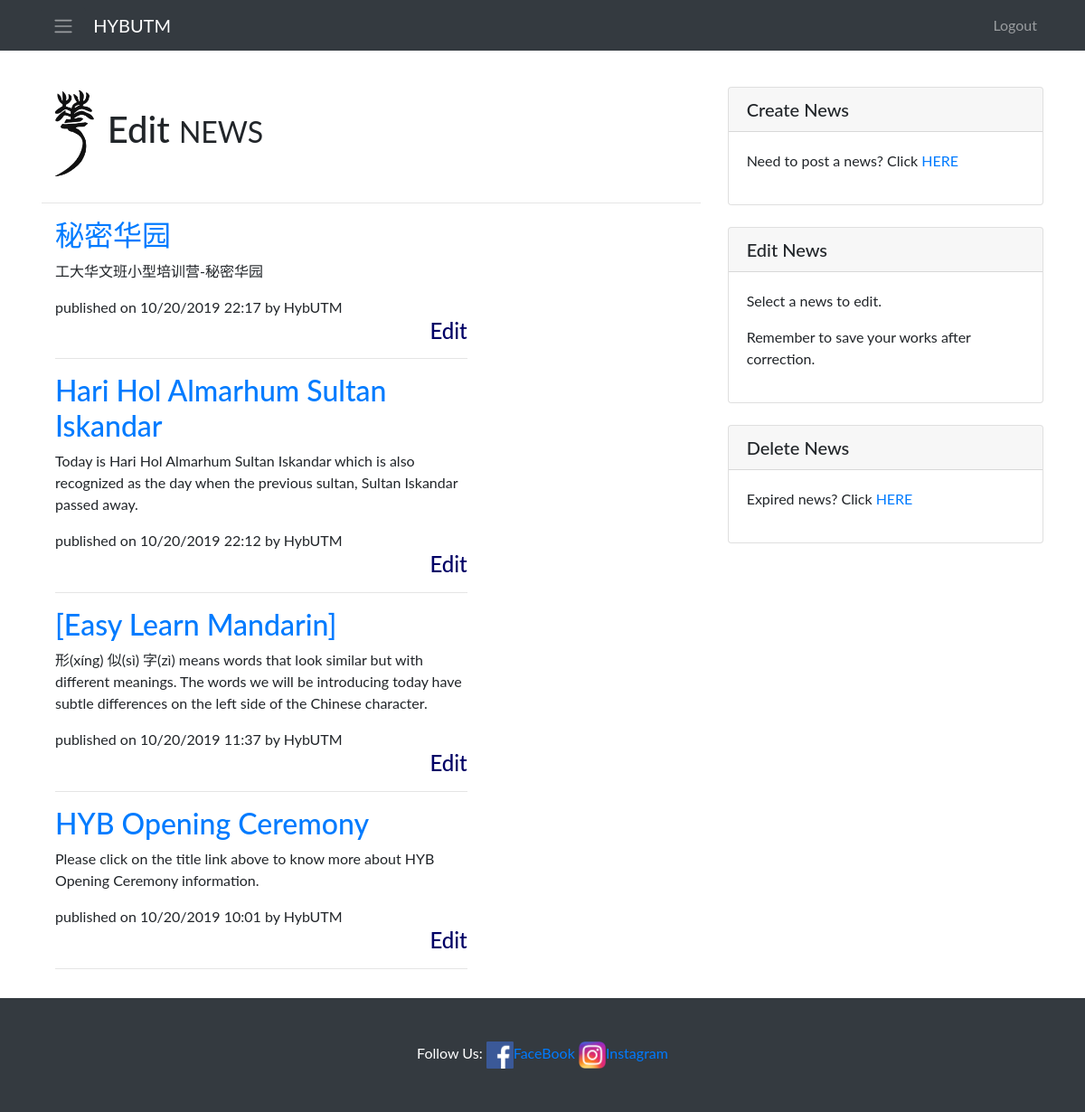
Screenshot of /News/EditNews.php with the database file from the repository.
### tables this page shows
CREATE TABLE `info_news` (
  `news_id` int(11) NOT NULL,
  `news_title` varchar(255) NOT NULL,
  `news_short_description` longtext NOT NULL,
  `news_full_content` longtext NOT NULL,
  `news_image` longblob NOT NULL,
  `news_author` varchar(120) NOT NULL,
  `news_published_on` datetime NOT NULL
);

### connectDB/functions.php (called while the page is built, shortened)
<?php
function fetchNews($conn)
{
    $request = $conn->prepare(" SELECT news_id, news_title, news_short_description, news_author, news_published_on FROM info_news ORDER BY news_published_on DESC ");
    return $request->execute() ? $request->fetchAll() : false;
}

### News/EditNews.php (the view, shortened to what this page needs)
<!DOCTYPE html>
<html lang="en">
<?php require __DIR__ . '/../connectDB/functions.php' ?>
<head>
    <link href="../startbootstrap-blog-home-gh-pages/vendor/bootstrap/css/bootstrap.min.css" rel="stylesheet">
    <link href="../startbootstrap-blog-home-gh-pages/css/blog-home.css" rel="stylesheet">
</head>
<body>
    <nav class="navbar navbar-expand-lg navbar-dark bg-dark fixed-top">
        <div class="container">
            <button class="btn btn-dark" onclick="openNav()"><i class="navbar-toggler-icon"></i></button>&nbsp;&nbsp;
            <a class="navbar-brand" href="../AdminPage.php">HYBUTM</a>
            <div class="collapse navbar-collapse" id="navbarResponsive">
                <ul class="navbar-nav ml-auto">
                    <li class="nav-item">
                        <a class="nav-link" href="../logout.php">Logout</a>
                    </li>
                </ul>
            </div>
        </div>
    </nav>
    <div id="main" class="container">
        <div class="row">
            <div class="col-md-8">
                <h1 class="my-4"><img src="../images/logo.png" style="width:10%;height:10%;">Edit
                    <small>NEWS</small>
                </h1>
                <hr>
                <div class="col-lg-8">
                    <?php
                    $dbh = connect_to_db();
                    $news = fetchNews($dbh);
                    ?>
                    <?php if ($news && !empty($news)) : ?>
                        <?php foreach ($news as $key => $article) : ?>
                            <h2><a href="Post.php?newsid=<?= $article->news_id ?>"><?= stripslashes($article->news_title) ?></a>
                            </h2>
                            <p><?= nl2br(stripslashes($article->news_short_description)) ?></p>
                            <span>published on <?= date("m/d/Y H:i", strtotime($article->news_published_on)) ?> by
                                <?= stripslashes($article->news_author) ?></span>
                            <h4 style="text-align:right;"><a style="color:rgb(0, 0, 102);" href="Edit.php?newsid=<?= $article->news_id ?>">Edit</a></h4>
                            <hr>
                        <?php endforeach ?>
                    <?php endif ?>
                </div>
            </div>
            <div class="col-md-4">
                <div class="card my-4">
                    <h5 class="card-header">Create News</h5>
                    <div class="card-body">
                        <div class="input-group">
                            <p>Need to post a news? Click <a href="CreateNews.php">HERE</a>
                        </div>
                    </div>
                </div>
                <div class="card my-4">
                    <h5 class="card-header">Edit News</h5>
                    <div class="card-body">
                        <div class="input-group">
                            <p>Select a news to edit.</p>
                            <p>Remember to save your works after correction.</p>
                        </div>
                    </div>
                </div>
                <div class="card my-4">
                    <h5 class="card-header">Delete News</h5>
                    <div class="card-body">
                        <div class="input-group">
                            <p>Expired news? Click <a href="DeleteNews.php">HERE</a>
                        </div>
                    </div>
                </div>
            </div>
        </div>
    </div>
    <footer class="py-5 bg-dark">
        <div class="container">
            <p class="m-0 text-center text-white">Follow Us:
                <a href="http://wwww.facebook.com/hybutm" target="_blank">
                    <img src="../images/fb-art.png" alt="FaceBook Page" style="width:30px;height:30px;" id="fb">FaceBook
                </a>
                <a href="https://www.instagram.com/hybutm/" target="_blank">
                    <img src="../images/ig-logo-email.png" alt="Instagram" style="width:30px;height:30px;" id="Insta">Instagram
                </a></p>
        </div>
    </footer>
</body>
</html>

### News/EditNews.php (style rules this page uses)
body { font-family: "Lato", sans-serif; }
#main { transition: margin-left .5s; padding: 16px; }

### rows the page displays
info_news: news_title "秘密华园", news_short_description "工大华文班小型培训营-秘密华园", news_published_on "10/20/2019 22:17", news_author "HybUTM"
info_news: news_title "Hari Hol Almarhum Sultan Iskandar", news_short_description "Today is Hari Hol Almarhum Sultan Iskandar which is also recognized as the day when the previous sultan, Sultan Iskandar passed away.", news_published_on "10/20/2019 22:12", news_author "HybUTM"
info_news: news_title "[Easy Learn Mandarin]", news_short_description "形(xíng) 似(sì) 字(zì) means words that look similar but with different meanings. The words we will be introducing today have subtle differences on the left side of the Chinese character.", news_published_on "10/20/2019 11:37", news_author "HybUTM"
info_news: news_title "HYB Opening Ceremony", news_short_description "Please click on the title link above to know more about HYB Opening Ceremony information.", news_published_on "10/20/2019 10:01", news_author "HybUTM"
